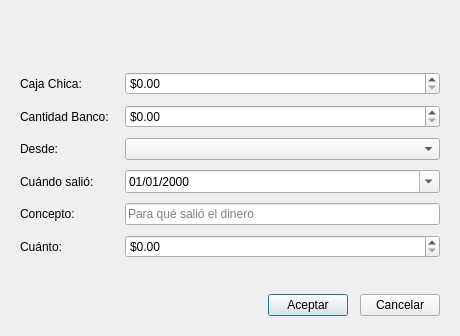
<?xml version="1.0" encoding="UTF-8"?>
<ui version="4.0">
 <class>CashMovementDialog</class>
 <widget class="QDialog" name="CashMovementDialog">
  <property name="geometry">
   <rect>
    <x>0</x>
    <y>0</y>
    <width>460</width>
    <height>320</height>
   </rect>
  </property>
  <property name="windowTitle">
   <string>Saldos</string>
  </property>
  <property name="modal">
   <bool>true</bool>
  </property>
  <layout class="QVBoxLayout" name="dialogLayout">
   <property name="spacing">
    <number>12</number>
   </property>
   <property name="leftMargin">
    <number>20</number>
   </property>
   <property name="topMargin">
    <number>20</number>
   </property>
   <property name="rightMargin">
    <number>20</number>
   </property>
   <property name="bottomMargin">
    <number>20</number>
   </property>
   <item>
    <widget class="QLabel" name="titleLabel">
     <property name="class" stdset="0">
      <string notr="true">h2</string>
     </property>
    </widget>
   </item>
   <item>
    <widget class="QLabel" name="hintLabel">
     <property name="wordWrap">
      <bool>true</bool>
     </property>
     <property name="class" stdset="0">
      <string notr="true">form-label</string>
     </property>
    </widget>
   </item>
   <item>
    <layout class="QFormLayout" name="movementForm">
     <property name="horizontalSpacing">
      <number>16</number>
     </property>
     <property name="verticalSpacing">
      <number>10</number>
     </property>
     <item row="0" column="0">
      <widget class="QLabel" name="pettyCashOpeningLabel">
       <property name="text">
        <string>Caja Chica:</string>
       </property>
       <property name="buddy">
        <cstring>pettyCashOpeningSpin</cstring>
       </property>
      </widget>
     </item>
     <item row="0" column="1">
      <widget class="QDoubleSpinBox" name="pettyCashOpeningSpin">
       <property name="prefix">
        <string notr="true">$</string>
       </property>
       <property name="maximum">
        <double>9999999999.989999771118164</double>
       </property>
       <property name="groupSeparatorShown">
        <bool>true</bool>
       </property>
       <property name="field" stdset="0">
        <string notr="true">pettyCashOpening</string>
       </property>
      </widget>
     </item>
     <item row="1" column="0">
      <widget class="QLabel" name="bankOpeningLabel">
       <property name="text">
        <string>Cantidad Banco:</string>
       </property>
       <property name="buddy">
        <cstring>bankOpeningSpin</cstring>
       </property>
      </widget>
     </item>
     <item row="1" column="1">
      <widget class="QDoubleSpinBox" name="bankOpeningSpin">
       <property name="prefix">
        <string notr="true">$</string>
       </property>
       <property name="maximum">
        <double>9999999999.989999771118164</double>
       </property>
       <property name="groupSeparatorShown">
        <bool>true</bool>
       </property>
       <property name="field" stdset="0">
        <string notr="true">bankOpening</string>
       </property>
      </widget>
     </item>
     <item row="2" column="0">
      <widget class="QLabel" name="sourceLabel">
       <property name="text">
        <string>Desde:</string>
       </property>
       <property name="buddy">
        <cstring>sourceCombo</cstring>
       </property>
      </widget>
     </item>
     <item row="2" column="1">
      <widget class="QComboBox" name="sourceCombo">
       <property name="field" stdset="0">
        <string notr="true">source</string>
       </property>
      </widget>
     </item>
     <item row="3" column="0">
      <widget class="QLabel" name="dateLabel">
       <property name="text">
        <string>Cuándo salió:</string>
       </property>
       <property name="buddy">
        <cstring>dateEdit</cstring>
       </property>
      </widget>
     </item>
     <item row="3" column="1">
      <widget class="QDateEdit" name="dateEdit">
       <property name="calendarPopup">
        <bool>true</bool>
       </property>
       <property name="displayFormat">
        <string notr="true">dd/MM/yyyy</string>
       </property>
       <property name="field" stdset="0">
        <string notr="true">date</string>
       </property>
      </widget>
     </item>
     <item row="4" column="0">
      <widget class="QLabel" name="conceptLabel">
       <property name="text">
        <string>Concepto:</string>
       </property>
       <property name="buddy">
        <cstring>conceptEdit</cstring>
       </property>
      </widget>
     </item>
     <item row="4" column="1">
      <widget class="QLineEdit" name="conceptEdit">
       <property name="maxLength">
        <number>200</number>
       </property>
       <property name="placeholderText">
        <string>Para qué salió el dinero</string>
       </property>
       <property name="field" stdset="0">
        <string notr="true">concept</string>
       </property>
      </widget>
     </item>
     <item row="5" column="0">
      <widget class="QLabel" name="amountLabel">
       <property name="text">
        <string>Cuánto:</string>
       </property>
       <property name="buddy">
        <cstring>amountSpin</cstring>
       </property>
      </widget>
     </item>
     <item row="5" column="1">
      <widget class="QDoubleSpinBox" name="amountSpin">
       <property name="prefix">
        <string notr="true">$</string>
       </property>
       <property name="maximum">
        <double>9999999999.989999771118164</double>
       </property>
       <property name="groupSeparatorShown">
        <bool>true</bool>
       </property>
       <property name="field" stdset="0">
        <string notr="true">amount</string>
       </property>
      </widget>
     </item>
     <item row="6" column="1">
      <widget class="QLabel" name="availableLabel">
       <property name="class" stdset="0">
        <string notr="true">updated-at</string>
       </property>
      </widget>
     </item>
    </layout>
   </item>
   <item>
    <spacer name="dialogSpacer">
     <property name="orientation">
      <enum>Qt::Orientation::Vertical</enum>
     </property>
     <property name="sizeHint" stdset="0">
      <size>
       <width>20</width>
       <height>0</height>
      </size>
     </property>
    </spacer>
   </item>
   <item>
    <layout class="QHBoxLayout" name="dialogButtons">
     <item>
      <spacer name="dialogButtonsSpacer">
       <property name="orientation">
        <enum>Qt::Orientation::Horizontal</enum>
       </property>
       <property name="sizeHint" stdset="0">
        <size>
         <width>40</width>
         <height>20</height>
        </size>
       </property>
      </spacer>
     </item>
     <item>
      <widget class="QPushButton" name="acceptButton">
       <property name="text">
        <string>Aceptar</string>
       </property>
       <property name="default">
        <bool>true</bool>
       </property>
       <property name="class" stdset="0">
        <string notr="true">primary</string>
       </property>
      </widget>
     </item>
     <item>
      <widget class="QPushButton" name="cancelButton">
       <property name="text">
        <string>Cancelar</string>
       </property>
       <property name="class" stdset="0">
        <string notr="true">secondary</string>
       </property>
      </widget>
     </item>
    </layout>
   </item>
  </layout>
 </widget>
 <tabstops>
  <tabstop>pettyCashOpeningSpin</tabstop>
  <tabstop>bankOpeningSpin</tabstop>
  <tabstop>sourceCombo</tabstop>
  <tabstop>dateEdit</tabstop>
  <tabstop>conceptEdit</tabstop>
  <tabstop>amountSpin</tabstop>
  <tabstop>acceptButton</tabstop>
  <tabstop>cancelButton</tabstop>
 </tabstops>
 <resources/>
 <connections/>
</ui>
